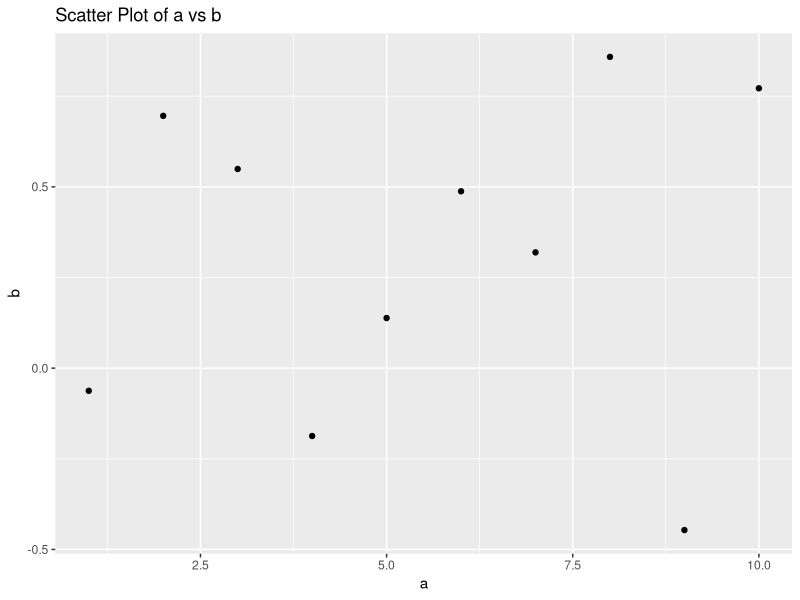
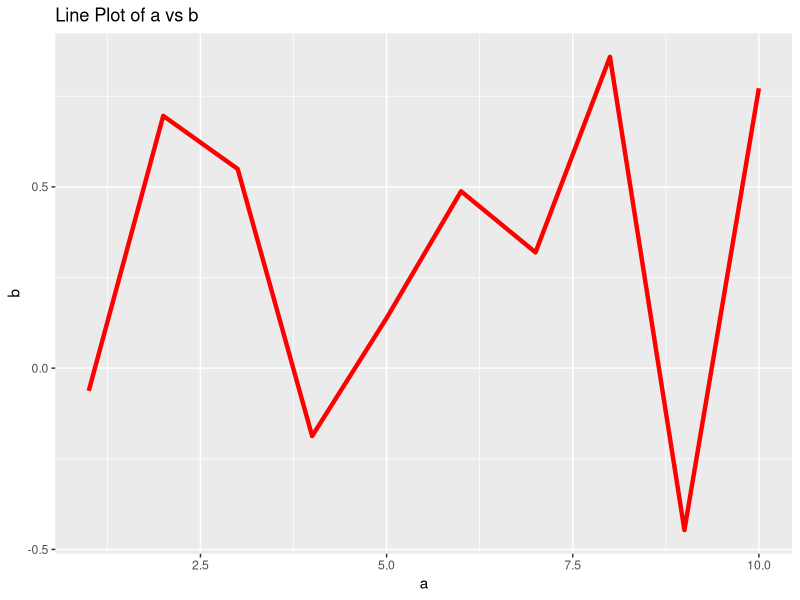
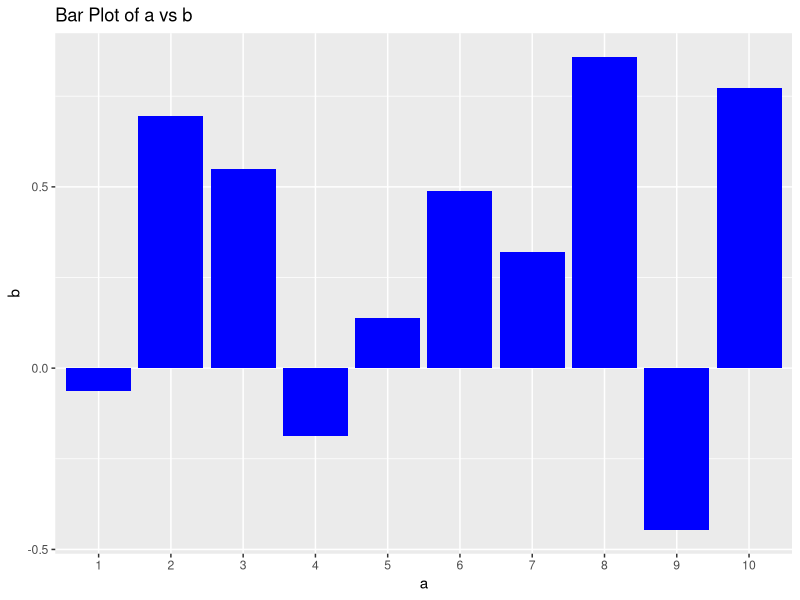
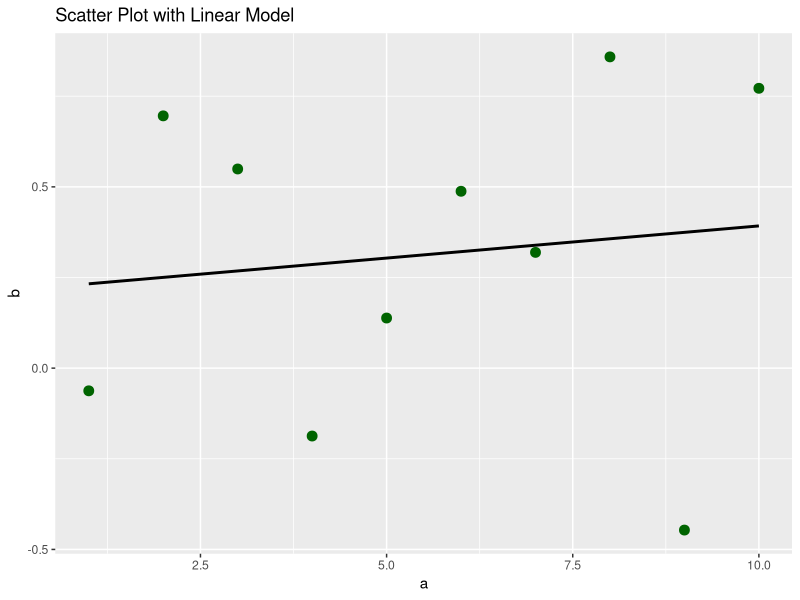

Generate these figures, in order, with R:

install.packages("ggplot2")

library(ggplot2)

df <- data.frame(
  a = 1:10,
  b = c(-0.06255147, 0.69577692, 0.54925271, -0.18723665, 0.13819408,
        0.48775542, 0.31924104, 0.85842312, -0.44658948, 0.77177795),
  label = letters[11:20]
)

ggplot(df, aes(x = a, y = b)) +
  geom_point() +
  labs(title = "Scatter Plot of a vs b", x = "a", y = "b")

ggplot(df, aes(x = a, y = b)) +
  geom_line(color = "red", size = 1.5) +
  labs(title = "Line Plot of a vs b", x = "a", y = "b")

ggplot(df, aes(x = factor(a), y = b)) +
  geom_bar(stat = "identity", fill = "blue") +
  labs(title = "Bar Plot of a vs b", x = "a", y = "b")

ggplot(df, aes(x = a, y = b)) +
  geom_point(size = 3, color = "darkgreen") +
  geom_smooth(method = "lm", se = FALSE, color = "black") +
  labs(title = "Scatter Plot with Linear Model", x = "a", y = "b")
